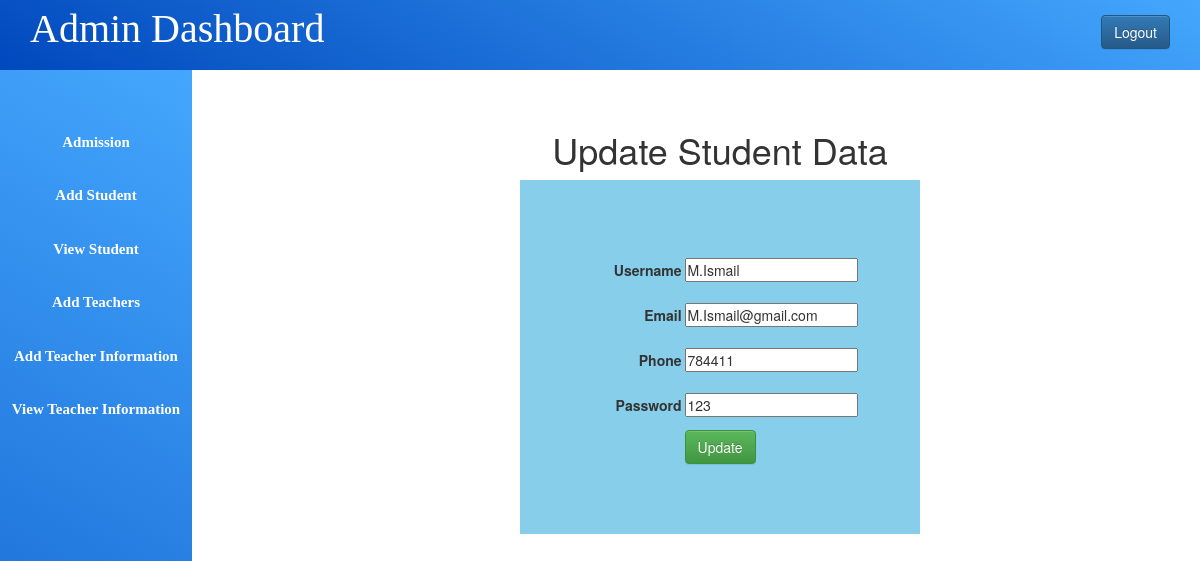
Page /update_student.php?student_id=25 (signed in) on the committed database.
### tables this page shows
CREATE TABLE IF NOT EXISTS `user` (
  `id` int NOT NULL AUTO_INCREMENT,
  `username` varchar(50) DEFAULT NULL,
  `phone` varchar(50) DEFAULT NULL,
  `email` varchar(50) DEFAULT NULL,
  `usertype` varchar(50) DEFAULT NULL,
  `password` varchar(50) DEFAULT NULL,
  PRIMARY KEY (`id`)
);

### update_student.php (the view, shortened to what this page needs)
<?php
	$host="localhost";
	$user="root";
	$password="";
	$db="lms";
	$data=mysqli_connect($host,$user,$password,$db);
	$id=$_GET['student_id'];
	$sql="SELECT * FROM user WHERE id='$id' ";
	$result=mysqli_query($data,$sql);
	$info=$result->fetch_assoc();
?>
<!DOCTYPE html>
<html>
<head>
	<?php
	include 'admin_css.php';
	?>
</head>
<body>
	<?php
	include 'admin_sidebar.php';
	?>
	<div class="content">
		<center>
		<h1>Update Student Data</h1>
		<div class="div_des">
			<form action="#" method="POST">
				<div>
					<label>Username</label>
					<input type="text" name="name" value="<?php echo "{$info['username']}";?>">
				</div>
				<div>
					<label>Email</label>
					<input type="email" name="email" value="<?php echo "{$info['email']}";?>">
				</div>
				<div>
					<label>Phone</label>
					<input type="number" name="phone" value="<?php echo "{$info['phone']}";?>">
				</div>
				<div>
					<label>Password</label>
					<input type="text" name="password" value="<?php echo "{$info['password']}";?>">
				</div>
				<div>
					<input class="btn btn-success" type="submit" name="update" value="Update">
				</div>
			</form>
		</div>
		</center>
	</div>
</body>
</html>

### admin.css (style rules this page uses)
* { margin: 0px; padding: 0px; }
.content { margin-left: 20%; margin-top: 5%; }

### update_student.php (style rules this page uses)
label { display: inline-block; width: 100px; text-align: right; padding-top: 10px; padding-bottom: 10px; }
.div_des { background-color: skyblue; width: 400px; padding-top: 70px; padding-bottom: 70px; }

### rows in the picture
user: name "M.Ismail", email "M.Ismail@gmail.com", phone "784411", password "123"
